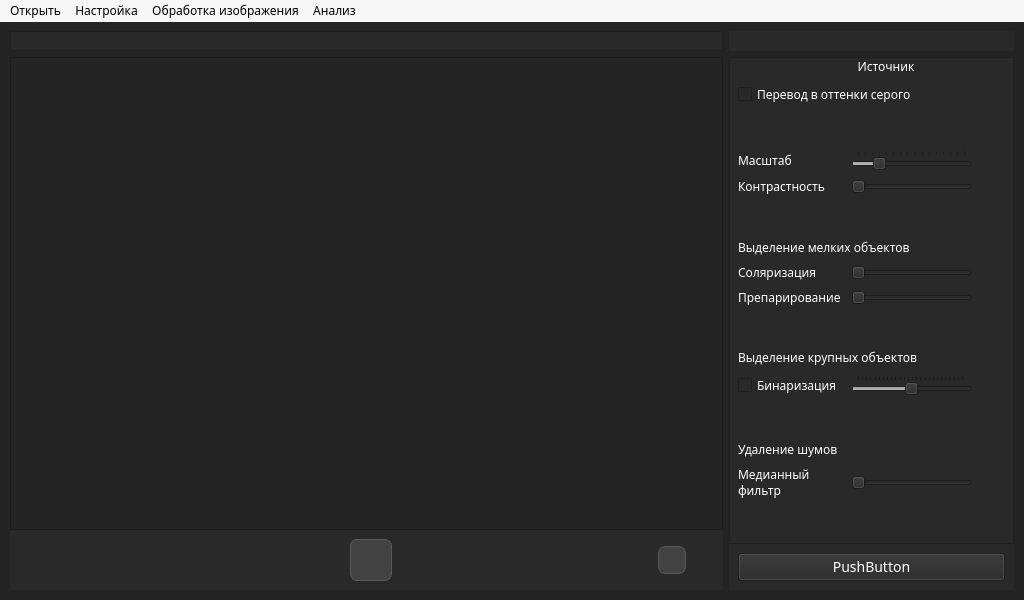
<?xml version="1.0" encoding="UTF-8"?>
<ui version="4.0">
 <class>MainWindow</class>
 <widget class="QMainWindow" name="MainWindow">
  <property name="geometry">
   <rect>
    <x>0</x>
    <y>0</y>
    <width>1024</width>
    <height>600</height>
   </rect>
  </property>
  <property name="minimumSize">
   <size>
    <width>1024</width>
    <height>600</height>
   </size>
  </property>
  <property name="font">
   <font>
    <family>Grotesco</family>
   </font>
  </property>
  <property name="contextMenuPolicy">
   <enum>Qt::PreventContextMenu</enum>
  </property>
  <property name="windowTitle">
   <string>Data Mining App</string>
  </property>
  <property name="autoFillBackground">
   <bool>false</bool>
  </property>
  <property name="styleSheet">
   <string notr="true">background-color: #f7f7f7;
color: #000000;
font-family: Grotesco;
</string>
  </property>
  <widget class="QWidget" name="centralwidget">
   <property name="styleSheet">
    <string notr="true">background-color: #242424;
color: white;
font-size: 14px;</string>
   </property>
   <layout class="QGridLayout" name="gridLayout_3" rowstretch="0,0" columnstretch="0,0,0">
    <item row="1" column="1" colspan="2">
     <layout class="QGridLayout" name="gridLayout_4" columnstretch="5,2">
      <property name="leftMargin">
       <number>1</number>
      </property>
      <property name="topMargin">
       <number>0</number>
      </property>
      <property name="rightMargin">
       <number>1</number>
      </property>
      <property name="bottomMargin">
       <number>1</number>
      </property>
      <item row="0" column="0">
       <widget class="QFrame" name="metaFrame">
        <property name="styleSheet">
         <string notr="true">margin: 0;
padding: 0;
background-color: #292929;</string>
        </property>
        <property name="frameShape">
         <enum>QFrame::StyledPanel</enum>
        </property>
        <property name="frameShadow">
         <enum>QFrame::Raised</enum>
        </property>
        <layout class="QHBoxLayout" name="horizontalLayout_5" stretch="5">
         <property name="spacing">
          <number>0</number>
         </property>
         <property name="leftMargin">
          <number>0</number>
         </property>
         <property name="topMargin">
          <number>4</number>
         </property>
         <property name="rightMargin">
          <number>0</number>
         </property>
         <property name="bottomMargin">
          <number>0</number>
         </property>
         <item>
          <layout class="QHBoxLayout" name="meta">
           <property name="spacing">
            <number>0</number>
           </property>
          </layout>
         </item>
        </layout>
       </widget>
      </item>
      <item row="1" column="0">
       <layout class="QVBoxLayout" name="leftVertLayout" stretch="0,0">
        <property name="spacing">
         <number>0</number>
        </property>
        <item>
         <widget class="QGraphicsView" name="graphicsView">
          <property name="autoFillBackground">
           <bool>false</bool>
          </property>
         </widget>
        </item>
        <item>
         <widget class="QFrame" name="gridFrame">
          <property name="styleSheet">
           <string notr="true">background-color: #292929</string>
          </property>
          <layout class="QGridLayout" name="gridLayout" columnstretch="2,19,2,2,2,14,2,2,2">
           <item row="1" column="8">
            <spacer name="horizontalSpacer_4">
             <property name="orientation">
              <enum>Qt::Horizontal</enum>
             </property>
             <property name="sizeHint" stdset="0">
              <size>
               <width>40</width>
               <height>20</height>
              </size>
             </property>
            </spacer>
           </item>
           <item row="1" column="2">
            <spacer name="horizontalSpacer_5">
             <property name="orientation">
              <enum>Qt::Horizontal</enum>
             </property>
             <property name="sizeHint" stdset="0">
              <size>
               <width>40</width>
               <height>20</height>
              </size>
             </property>
            </spacer>
           </item>
           <item row="1" column="4">
            <spacer name="horizontalSpacer_3">
             <property name="orientation">
              <enum>Qt::Horizontal</enum>
             </property>
             <property name="sizeHint" stdset="0">
              <size>
               <width>40</width>
               <height>20</height>
              </size>
             </property>
            </spacer>
           </item>
           <item row="1" column="6">
            <spacer name="horizontalSpacer_2">
             <property name="orientation">
              <enum>Qt::Horizontal</enum>
             </property>
             <property name="sizeHint" stdset="0">
              <size>
               <width>40</width>
               <height>20</height>
              </size>
             </property>
            </spacer>
           </item>
           <item row="1" column="0">
            <spacer name="horizontalSpacer">
             <property name="orientation">
              <enum>Qt::Horizontal</enum>
             </property>
             <property name="sizeHint" stdset="0">
              <size>
               <width>40</width>
               <height>20</height>
              </size>
             </property>
            </spacer>
           </item>
           <item row="1" column="3">
            <widget class="QPushButton" name="playButton">
             <property name="enabled">
              <bool>true</bool>
             </property>
             <property name="cursor">
              <cursorShape>PointingHandCursor</cursorShape>
             </property>
             <property name="styleSheet">
              <string notr="true">QPushButton{
	color: rgb(255, 255, 255);
     background-color:rgba(255,255,255,30);
     border: 1px solid rgba(255,255,255,40);
     border-radius:7px;
width: 40;
height: 40;
}
QPushButton:hover{
background-color:rgba(255,255,255,50);
}
QPushButton:pressed{
background-color:rgba(255,255,255,70);
}</string>
             </property>
             <property name="text">
              <string/>
             </property>
            </widget>
           </item>
           <item row="1" column="5">
            <widget class="QLabel" name="sourceLabel">
             <property name="styleSheet">
              <string notr="true">color: white;</string>
             </property>
             <property name="text">
              <string/>
             </property>
            </widget>
           </item>
           <item row="1" column="1">
            <widget class="QLabel" name="sourcePathLabel">
             <property name="styleSheet">
              <string notr="true">color: white;</string>
             </property>
             <property name="text">
              <string/>
             </property>
            </widget>
           </item>
           <item row="1" column="7">
            <widget class="QPushButton" name="fullscreenToggle">
             <property name="maximumSize">
              <size>
               <width>28</width>
               <height>28</height>
              </size>
             </property>
             <property name="cursor">
              <cursorShape>PointingHandCursor</cursorShape>
             </property>
             <property name="styleSheet">
              <string notr="true">QPushButton{
     color: rgb(255, 255, 255);
     background-color:rgba(255,255,255,30);
     border: 1px solid rgba(255,255,255,40);
     border-radius:7px;
	width: 25;
	height: 25;
}
QPushButton:hover{
	background-color:rgba(255,255,255,50);
}
QPushButton:pressed{
b	ackground-color:rgba(255,255,255,70);
}</string>
             </property>
             <property name="text">
              <string/>
             </property>
             <property name="icon">
              <iconset>
               <normaloff>icons/fullscreen-12-48.png</normaloff>icons/fullscreen-12-48.png</iconset>
             </property>
             <property name="iconSize">
              <size>
               <width>16</width>
               <height>16</height>
              </size>
             </property>
            </widget>
           </item>
          </layout>
         </widget>
        </item>
       </layout>
      </item>
      <item row="0" column="1">
       <widget class="QLabel" name="processingLabel">
        <property name="minimumSize">
         <size>
          <width>0</width>
          <height>20</height>
         </size>
        </property>
        <property name="baseSize">
         <size>
          <width>0</width>
          <height>20</height>
         </size>
        </property>
        <property name="styleSheet">
         <string notr="true">background-color: #292929</string>
        </property>
        <property name="text">
         <string/>
        </property>
        <property name="alignment">
         <set>Qt::AlignCenter</set>
        </property>
       </widget>
      </item>
      <item row="1" column="1">
       <widget class="QFrame" name="rightGridFrame">
        <property name="styleSheet">
         <string notr="true">background-color: #292929;</string>
        </property>
        <layout class="QVBoxLayout" name="verticalLayout_5" stretch="0,0">
         <property name="spacing">
          <number>0</number>
         </property>
         <property name="leftMargin">
          <number>0</number>
         </property>
         <property name="topMargin">
          <number>0</number>
         </property>
         <property name="rightMargin">
          <number>0</number>
         </property>
         <property name="bottomMargin">
          <number>0</number>
         </property>
         <item>
          <widget class="QFrame" name="frameProcessing">
           <property name="enabled">
            <bool>true</bool>
           </property>
           <property name="styleSheet">
            <string notr="true">font-size: 12px;
background-color: #292929</string>
           </property>
           <property name="frameShape">
            <enum>QFrame::StyledPanel</enum>
           </property>
           <property name="frameShadow">
            <enum>QFrame::Raised</enum>
           </property>
           <layout class="QVBoxLayout" name="verticalLayout_3">
            <property name="spacing">
             <number>0</number>
            </property>
            <property name="leftMargin">
             <number>0</number>
            </property>
            <property name="topMargin">
             <number>0</number>
            </property>
            <property name="rightMargin">
             <number>0</number>
            </property>
            <property name="bottomMargin">
             <number>0</number>
            </property>
            <item>
             <layout class="QHBoxLayout" name="horizontalLayout" stretch="0,1,0">
              <property name="leftMargin">
               <number>4</number>
              </property>
              <property name="rightMargin">
               <number>4</number>
              </property>
              <item>
               <layout class="QHBoxLayout" name="horizontalLayout_2">
                <item>
                 <widget class="QPushButton" name="undoButton">
                  <property name="cursor">
                   <cursorShape>PointingHandCursor</cursorShape>
                  </property>
                  <property name="styleSheet">
                   <string notr="true">QPushButton{
	color: rgb(255, 255, 255);
	border: 0;
}
QPushButton:hover{
background-color:rgba(255,255,255,50);
}
QPushButton:pressed{
background-color:rgba(255,255,255,70);
}</string>
                  </property>
                  <property name="text">
                   <string/>
                  </property>
                  <property name="icon">
                   <iconset>
                    <normaloff>icons/undo.png</normaloff>icons/undo.png</iconset>
                  </property>
                  <property name="iconSize">
                   <size>
                    <width>20</width>
                    <height>20</height>
                   </size>
                  </property>
                  <property name="autoDefault">
                   <bool>true</bool>
                  </property>
                  <property name="default">
                   <bool>false</bool>
                  </property>
                  <property name="flat">
                   <bool>true</bool>
                  </property>
                 </widget>
                </item>
                <item>
                 <widget class="QPushButton" name="redoButton">
                  <property name="cursor">
                   <cursorShape>PointingHandCursor</cursorShape>
                  </property>
                  <property name="styleSheet">
                   <string notr="true">QPushButton{
	color: rgb(255, 255, 255);
	border: 0;
}
QPushButton:hover{
background-color:rgba(255,255,255,50);
}
QPushButton:pressed{
background-color:rgba(255,255,255,70);
}</string>
                  </property>
                  <property name="text">
                   <string/>
                  </property>
                  <property name="icon">
                   <iconset>
                    <normaloff>icons/redo.png</normaloff>icons/redo.png</iconset>
                  </property>
                  <property name="iconSize">
                   <size>
                    <width>20</width>
                    <height>20</height>
                   </size>
                  </property>
                  <property name="autoDefault">
                   <bool>true</bool>
                  </property>
                  <property name="default">
                   <bool>false</bool>
                  </property>
                  <property name="flat">
                   <bool>true</bool>
                  </property>
                 </widget>
                </item>
               </layout>
              </item>
              <item>
               <widget class="QLabel" name="currentImageLabel">
                <property name="text">
                 <string>Источник</string>
                </property>
                <property name="alignment">
                 <set>Qt::AlignCenter</set>
                </property>
               </widget>
              </item>
              <item>
               <widget class="QPushButton" name="toggleProcessingButton">
                <property name="cursor">
                 <cursorShape>PointingHandCursor</cursorShape>
                </property>
                <property name="styleSheet">
                 <string notr="true">QPushButton{
	color: rgb(255, 255, 255);
	border: 0;
}
</string>
                </property>
                <property name="text">
                 <string/>
                </property>
                <property name="icon">
                 <iconset>
                  <normaloff>icons/off.png</normaloff>icons/off.png</iconset>
                </property>
                <property name="iconSize">
                 <size>
                  <width>30</width>
                  <height>30</height>
                 </size>
                </property>
                <property name="checkable">
                 <bool>true</bool>
                </property>
                <property name="checked">
                 <bool>false</bool>
                </property>
                <property name="autoDefault">
                 <bool>true</bool>
                </property>
                <property name="default">
                 <bool>false</bool>
                </property>
                <property name="flat">
                 <bool>true</bool>
                </property>
               </widget>
              </item>
             </layout>
            </item>
            <item>
             <widget class="QFrame" name="childFrameProcessing">
              <property name="enabled">
               <bool>false</bool>
              </property>
              <layout class="QGridLayout" name="layoutProcessing" rowstretch="1,0,0,0,0,0,0,0,0,0,0,0,0,0,0,0">
               <property name="leftMargin">
                <number>8</number>
               </property>
               <property name="topMargin">
                <number>8</number>
               </property>
               <property name="rightMargin">
                <number>8</number>
               </property>
               <property name="bottomMargin">
                <number>8</number>
               </property>
               <property name="spacing">
                <number>8</number>
               </property>
               <item row="10" column="0" colspan="2">
                <widget class="QLabel" name="label_6">
                 <property name="text">
                  <string>Выделение крупных объектов</string>
                 </property>
                </widget>
               </item>
               <item row="4" column="0">
                <widget class="QLabel" name="label_2">
                 <property name="text">
                  <string>Контрастность</string>
                 </property>
                </widget>
               </item>
               <item row="3" column="0">
                <widget class="QLabel" name="label">
                 <property name="text">
                  <string>Масштаб</string>
                 </property>
                </widget>
               </item>
               <item row="6" column="0" colspan="2">
                <widget class="QLabel" name="label_3">
                 <property name="text">
                  <string>Выделение мелких объектов</string>
                 </property>
                </widget>
               </item>
               <item row="4" column="1">
                <widget class="QSlider" name="horizontalSlider_2">
                 <property name="enabled">
                  <bool>false</bool>
                 </property>
                 <property name="orientation">
                  <enum>Qt::Horizontal</enum>
                 </property>
                </widget>
               </item>
               <item row="8" column="1">
                <widget class="QSlider" name="horizontalSlider_4">
                 <property name="enabled">
                  <bool>false</bool>
                 </property>
                 <property name="orientation">
                  <enum>Qt::Horizontal</enum>
                 </property>
                </widget>
               </item>
               <item row="8" column="0">
                <widget class="QLabel" name="label_5">
                 <property name="text">
                  <string>Препарирование</string>
                 </property>
                </widget>
               </item>
               <item row="14" column="1">
                <widget class="QSlider" name="horizontalSlider_6">
                 <property name="enabled">
                  <bool>false</bool>
                 </property>
                 <property name="orientation">
                  <enum>Qt::Horizontal</enum>
                 </property>
                </widget>
               </item>
               <item row="3" column="1">
                <widget class="QSlider" name="scaleSlider">
                 <property name="minimum">
                  <number>25</number>
                 </property>
                 <property name="maximum">
                  <number>400</number>
                 </property>
                 <property name="singleStep">
                  <number>25</number>
                 </property>
                 <property name="pageStep">
                  <number>25</number>
                 </property>
                 <property name="value">
                  <number>100</number>
                 </property>
                 <property name="sliderPosition">
                  <number>100</number>
                 </property>
                 <property name="orientation">
                  <enum>Qt::Horizontal</enum>
                 </property>
                 <property name="invertedControls">
                  <bool>false</bool>
                 </property>
                 <property name="tickPosition">
                  <enum>QSlider::TicksAbove</enum>
                 </property>
                 <property name="tickInterval">
                  <number>25</number>
                 </property>
                </widget>
               </item>
               <item row="14" column="0">
                <widget class="QLabel" name="label_8">
                 <property name="maximumSize">
                  <size>
                   <width>80</width>
                   <height>16777215</height>
                  </size>
                 </property>
                 <property name="acceptDrops">
                  <bool>false</bool>
                 </property>
                 <property name="text">
                  <string>Медианный фильтр</string>
                 </property>
                 <property name="wordWrap">
                  <bool>true</bool>
                 </property>
                </widget>
               </item>
               <item row="11" column="1">
                <widget class="QSlider" name="binarizationSlider">
                 <property name="maximum">
                  <number>255</number>
                 </property>
                 <property name="value">
                  <number>127</number>
                 </property>
                 <property name="orientation">
                  <enum>Qt::Horizontal</enum>
                 </property>
                 <property name="tickPosition">
                  <enum>QSlider::TicksAbove</enum>
                 </property>
                 <property name="tickInterval">
                  <number>10</number>
                 </property>
                </widget>
               </item>
               <item row="11" column="2">
                <widget class="QLabel" name="binarizationValue">
                 <property name="styleSheet">
                  <string notr="true">font-size: 10px;</string>
                 </property>
                 <property name="text">
                  <string/>
                 </property>
                 <property name="alignment">
                  <set>Qt::AlignCenter</set>
                 </property>
                </widget>
               </item>
               <item row="5" column="0" colspan="3">
                <spacer name="verticalSpacer_3">
                 <property name="orientation">
                  <enum>Qt::Vertical</enum>
                 </property>
                 <property name="sizeHint" stdset="0">
                  <size>
                   <width>20</width>
                   <height>40</height>
                  </size>
                 </property>
                </spacer>
               </item>
               <item row="0" column="0" colspan="3">
                <spacer name="verticalSpacer_4">
                 <property name="orientation">
                  <enum>Qt::Vertical</enum>
                 </property>
                 <property name="sizeHint" stdset="0">
                  <size>
                   <width>20</width>
                   <height>40</height>
                  </size>
                 </property>
                </spacer>
               </item>
               <item row="1" column="0" colspan="3">
                <widget class="QCheckBox" name="convertToGrayCheckBox">
                 <property name="text">
                  <string>Перевод в оттенки серого</string>
                 </property>
                </widget>
               </item>
               <item row="2" column="0" colspan="3">
                <spacer name="verticalSpacer_5">
                 <property name="orientation">
                  <enum>Qt::Vertical</enum>
                 </property>
                 <property name="sizeHint" stdset="0">
                  <size>
                   <width>20</width>
                   <height>40</height>
                  </size>
                 </property>
                </spacer>
               </item>
               <item row="11" column="0">
                <widget class="QCheckBox" name="binarizationCheckBox">
                 <property name="text">
                  <string>Бинаризация</string>
                 </property>
                </widget>
               </item>
               <item row="3" column="2">
                <widget class="QLabel" name="scaleValue">
                 <property name="minimumSize">
                  <size>
                   <width>25</width>
                   <height>0</height>
                  </size>
                 </property>
                 <property name="styleSheet">
                  <string notr="true">font-size: 10px;</string>
                 </property>
                 <property name="text">
                  <string/>
                 </property>
                 <property name="alignment">
                  <set>Qt::AlignCenter</set>
                 </property>
                </widget>
               </item>
               <item row="7" column="1">
                <widget class="QSlider" name="horizontalSlider_3">
                 <property name="enabled">
                  <bool>false</bool>
                 </property>
                 <property name="orientation">
                  <enum>Qt::Horizontal</enum>
                 </property>
                </widget>
               </item>
               <item row="13" column="0" colspan="2">
                <widget class="QLabel" name="label_11">
                 <property name="text">
                  <string>Удаление шумов</string>
                 </property>
                </widget>
               </item>
               <item row="7" column="0">
                <widget class="QLabel" name="label_4">
                 <property name="text">
                  <string>Соляризация</string>
                 </property>
                </widget>
               </item>
               <item row="12" column="0" colspan="3">
                <spacer name="verticalSpacer_6">
                 <property name="orientation">
                  <enum>Qt::Vertical</enum>
                 </property>
                 <property name="sizeHint" stdset="0">
                  <size>
                   <width>20</width>
                   <height>40</height>
                  </size>
                 </property>
                </spacer>
               </item>
               <item row="15" column="0" colspan="3">
                <spacer name="verticalSpacer">
                 <property name="orientation">
                  <enum>Qt::Vertical</enum>
                 </property>
                 <property name="sizeHint" stdset="0">
                  <size>
                   <width>20</width>
                   <height>40</height>
                  </size>
                 </property>
                </spacer>
               </item>
               <item row="9" column="0" colspan="3">
                <spacer name="verticalSpacer_2">
                 <property name="orientation">
                  <enum>Qt::Vertical</enum>
                 </property>
                 <property name="sizeHint" stdset="0">
                  <size>
                   <width>20</width>
                   <height>40</height>
                  </size>
                 </property>
                </spacer>
               </item>
              </layout>
             </widget>
            </item>
           </layout>
          </widget>
         </item>
         <item>
          <widget class="QFrame" name="verticalFrame">
           <layout class="QVBoxLayout" name="verticalLayout">
            <item>
             <widget class="QPushButton" name="pushButton">
              <property name="text">
               <string>PushButton</string>
              </property>
             </widget>
            </item>
           </layout>
          </widget>
         </item>
        </layout>
       </widget>
      </item>
     </layout>
    </item>
   </layout>
  </widget>
  <widget class="QMenuBar" name="menubar">
   <property name="geometry">
    <rect>
     <x>0</x>
     <y>0</y>
     <width>1024</width>
     <height>17</height>
    </rect>
   </property>
   <property name="autoFillBackground">
    <bool>false</bool>
   </property>
   <widget class="QMenu" name="menuOpen">
    <property name="enabled">
     <bool>true</bool>
    </property>
    <property name="cursor">
     <cursorShape>ArrowCursor</cursorShape>
    </property>
    <property name="tearOffEnabled">
     <bool>false</bool>
    </property>
    <property name="title">
     <string>Открыть</string>
    </property>
    <addaction name="actionOpenImage"/>
    <addaction name="actionOpenVideo"/>
    <addaction name="actionOpenCamera"/>
   </widget>
   <widget class="QMenu" name="menuSetting">
    <property name="cursor">
     <cursorShape>ArrowCursor</cursorShape>
    </property>
    <property name="focusPolicy">
     <enum>Qt::NoFocus</enum>
    </property>
    <property name="autoFillBackground">
     <bool>false</bool>
    </property>
    <property name="styleSheet">
     <string notr="true"/>
    </property>
    <property name="title">
     <string>Настройка</string>
    </property>
   </widget>
   <widget class="QMenu" name="menuProcessing">
    <property name="title">
     <string>Обработка изображения</string>
    </property>
   </widget>
   <widget class="QMenu" name="menuAnalize">
    <property name="title">
     <string>Анализ</string>
    </property>
   </widget>
   <addaction name="menuOpen"/>
   <addaction name="menuSetting"/>
   <addaction name="menuProcessing"/>
   <addaction name="menuAnalize"/>
  </widget>
  <action name="actionOpenImage">
   <property name="text">
    <string>Изображение</string>
   </property>
  </action>
  <action name="actionOpenVideo">
   <property name="text">
    <string>Видеопоток</string>
   </property>
  </action>
  <action name="actionOpenCamera">
   <property name="text">
    <string>Веб-камера</string>
   </property>
  </action>
 </widget>
 <resources/>
 <connections/>
</ui>
